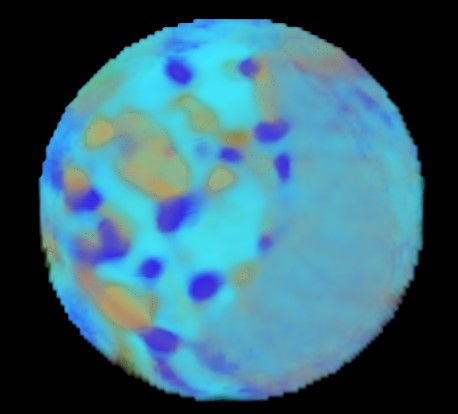
#> input picture scripts/AutoCluster/data3.jpg, 458 x 414 px
$ python watershed.py
#> lines starting #> are read from the running program, lines starting #| are printed output that depends on the picture; after the words box and inside, x2 and y2 are one past the last pixel; in counts of white or black regions, pixels touching at a corner belong together
import cv2
import numpy as np
from skimage import io, color
import matplotlib.pyplot as plt
from skimage.segmentation import mark_boundaries

# Load the image
image = cv2.imread('data3.jpg')
#> image is the input picture: shape (414, 458, 3); mean B, G, R 118.7, 102.7, 56
image = cv2.cvtColor(image, cv2.COLOR_BGR2RGB)  # Convert BGR to RGB

# Step 1: Convert image to grayscale
gray = cv2.cvtColor(image, cv2.COLOR_RGB2GRAY)
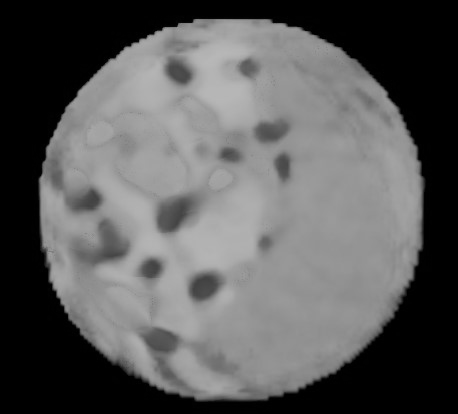
#> gray: shape (414, 458); min 0, max 184, mean 90.5

# Step 2: Apply a Gaussian blur to reduce noise and improve thresholding
blur = cv2.GaussianBlur(gray, (5, 5), 0)

# Step 3: Apply Otsu's thresholding for binary segmentation
_, thresh = cv2.threshold(blur, 0, 255, cv2.THRESH_BINARY_INV + cv2.THRESH_OTSU)
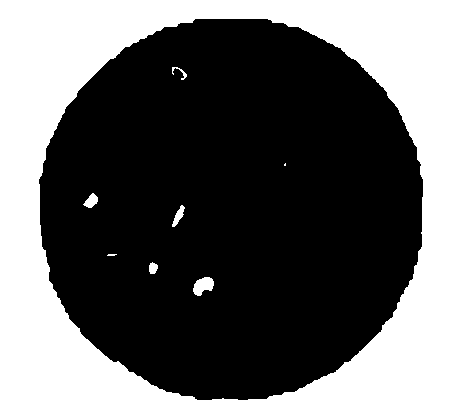
#> thresh: shape (414, 458); 39.1% white; 8 white regions (2 under 20 px), largest, box (x1, y1, x2, y2) and area: (0, 0, 458, 414) 73375, (193, 277, 214, 296) 269, (83, 193, 98, 208) 133, (172, 205, 185, 227) 124, (149, 262, 158, 274) 83, (172, 67, 187, 80) 57

# Step 4: Noise removal through morphological operations (opening)
kernel = np.ones((3, 3), np.uint8)
opening = cv2.morphologyEx(thresh, cv2.MORPH_OPEN, kernel, iterations=2)
#> opening: shape (414, 458); 39% white; 5 white regions, box (x1, y1, x2, y2) and area: (0, 0, 458, 414) 73369, (194, 277, 214, 295) 258, (85, 195, 98, 207) 119, (149, 263, 157, 274) 78, (175, 210, 183, 220) 65

# Step 5: Sure background area (dilate the opened image to get a solid background)
sure_bg = cv2.dilate(opening, kernel, iterations=3)
#> sure_bg: shape (414, 458); 41.8% white; 5 white regions, box (x1, y1, x2, y2) and area: (0, 0, 458, 414) 77936, (191, 274, 217, 298) 522, (82, 192, 101, 210) 305, (146, 260, 160, 277) 228, (172, 207, 186, 223) 209

# Step 6: Sure foreground area (using distance transform)
dist_transform = cv2.distanceTransform(opening, cv2.DIST_L2, 5)
# Adjust threshold to capture sure foreground (you can tweak the multiplier)
_, sure_fg = cv2.threshold(dist_transform, 0.5 * dist_transform.max(), 255, 0)
#> sure_fg: shape (414, 458) float32; 7.3% white; 4 white regions, box (x1, y1, x2, y2) and area: (0, 0, 89, 105) 3965, (0, 317, 84, 414) 3385, (375, 0, 458, 95) 3333, (379, 320, 458, 414) 3143

# Step 7: Unknown region (subtract foreground from background)
sure_fg = np.uint8(sure_fg)
unknown = cv2.subtract(sure_bg, sure_fg)

# Step 8: Marker labeling
_, markers = cv2.connectedComponents(sure_fg)
#> markers: shape (414, 458) int32; 5 distinct labels, from 0 to 4

# Add 1 to all labels so that the background is labeled as 1
markers = markers + 1
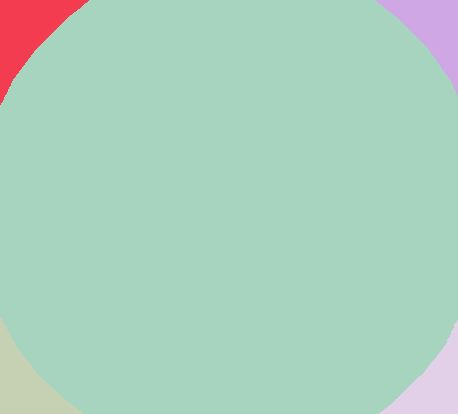
#> markers: shape (414, 458) int32; 5 distinct labels, from 1 to 5; one colour per label, 0 black

# Mark the unknown region as 0
markers[unknown == 255] = 0
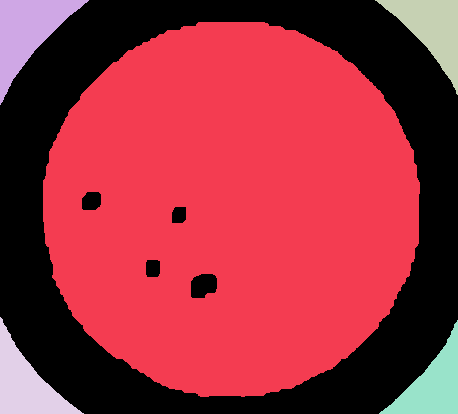
#> markers: shape (414, 458) int32; 6 distinct labels, from 0 to 5; one colour per label, 0 black

# Step 9: Apply the Watershed algorithm
markers = cv2.watershed(image, markers)
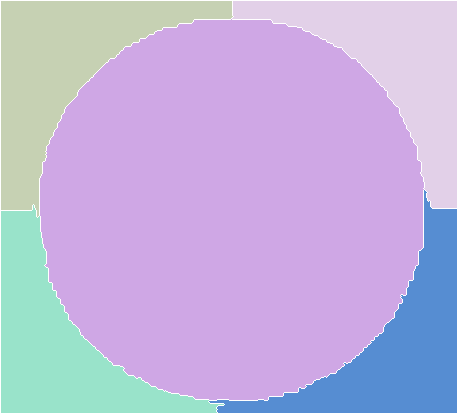
#> markers: shape (414, 458) int32; 6 distinct labels, from -1 to 5; one colour per label, 0 black, -1 white
print(markers)
#> (printed output is left out)
print(np.unique(markers))
#| [-1  1  2  3  4  5]

# Mark the boundaries in the original image (regions marked with -1)
image[markers == -1] = [255, 0, 0]  # Boundary in red
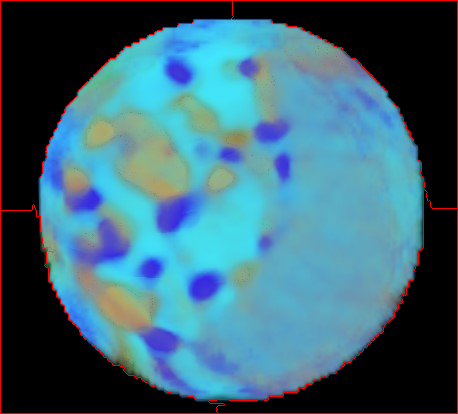
#> image: shape (414, 458, 3); mean R, G, B 59.9, 102.2, 118.1

# Display the results
plt.figure(figsize=(12, 6))

plt.subplot(1, 2, 1)
plt.imshow(image)
plt.title('Watershed Segmentation')
plt.axis('off')

plt.subplot(1, 2, 2)
plt.imshow(mark_boundaries(cv2.cvtColor(image, cv2.COLOR_RGB2BGR), markers))
plt.title('Markers (Regions)')
plt.axis('off')

plt.tight_layout()
plt.show()
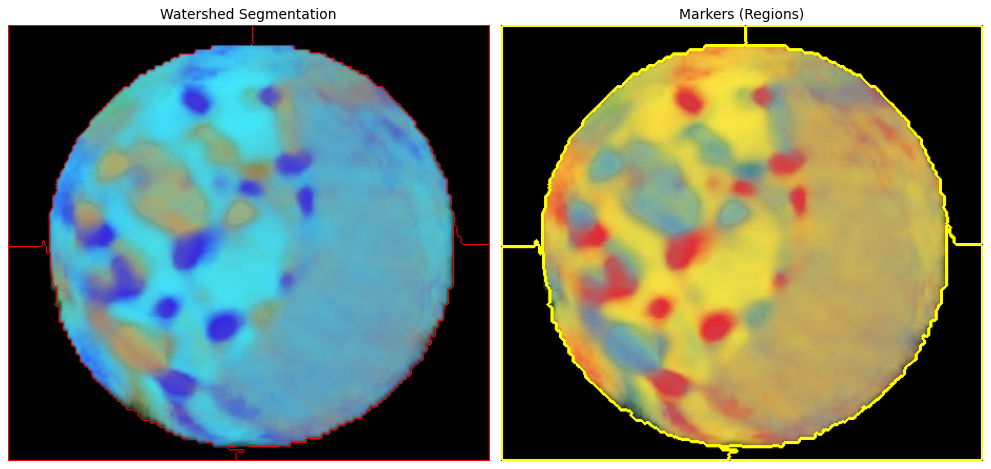
#> figure drawn by matplotlib, 2 panels

$ run again, with scripts/AutoCluster/data1.jpg copied over scripts/AutoCluster/data3.jpg
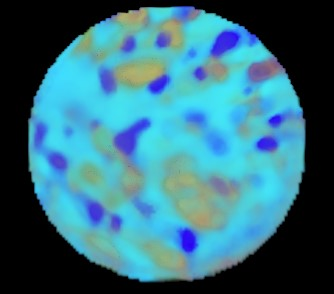
#> input picture scripts/AutoCluster/data1.jpg, 334 x 294 px
#> image is the input picture: shape (294, 334, 3); mean B, G, R 125.7, 110.1, 52.5
#> `_, thresh = cv2.threshold(blur, 0, 255, cv2.THRESH_BINARY_INV + cv2.TH..`:
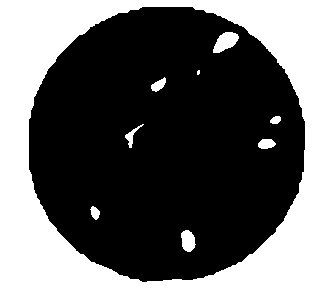
#> thresh: shape (294, 334); 39.7% white; 9 white regions (1 under 20 px), largest, box (x1, y1, x2, y2) and area: (0, 0, 334, 294) 37874, (213, 32, 239, 53) 346, (181, 230, 196, 252) 245
#> opening: shape (294, 334); 39.6% white; 8 white regions, largest, box (x1, y1, x2, y2) and area: (0, 0, 334, 294) 37874, (214, 32, 238, 53) 339, (181, 231, 195, 251) 236
#> sure_bg: shape (294, 334); 44.3% white; 7 white regions, largest, box (x1, y1, x2, y2) and area: (0, 0, 334, 294) 41794, (178, 228, 198, 254) 476, (256, 136, 277, 152) 317
#> unknown: shape (294, 334); 36.6% white; 7 white regions, largest, box (x1, y1, x2, y2) and area: (0, 0, 334, 294) 34255, (178, 228, 198, 254) 476, (256, 136, 277, 152) 317
#> (printed output is left out)
#| [-1  1  2  3  4  5]
#> `plt.show()`:
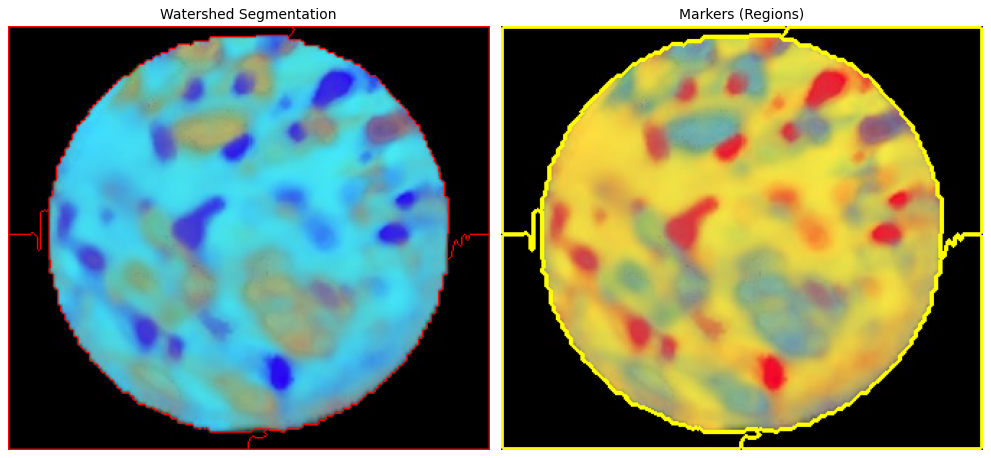
#> figure drawn by matplotlib, 2 panels

$ run again, with scripts/AutoCluster/data2.jpg copied over scripts/AutoCluster/data3.jpg
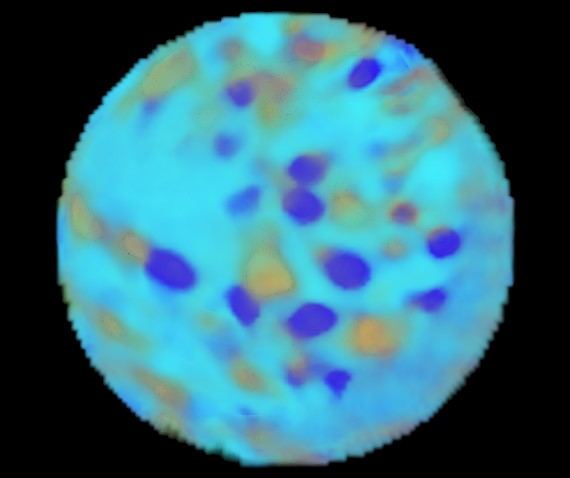
#> input picture scripts/AutoCluster/data2.jpg, 570 x 478 px
#> image is the input picture: shape (478, 570, 3); mean B, G, R 122.2, 106.8, 50.8
#> `_, thresh = cv2.threshold(blur, 0, 255, cv2.THRESH_BINARY_INV + cv2.TH..`:
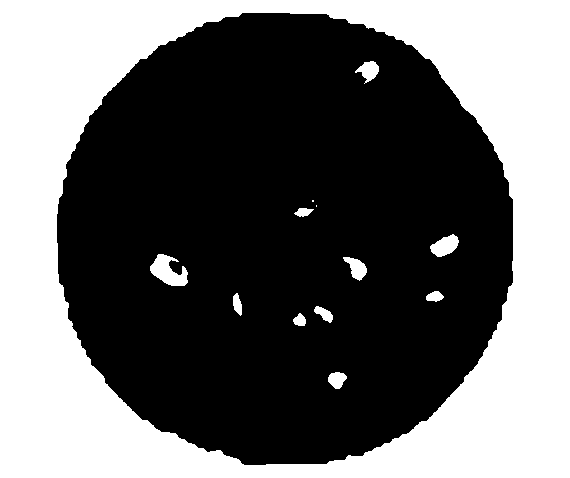
#> thresh: shape (478, 570); 41.1% white; 13 white regions (2 under 20 px), largest, box (x1, y1, x2, y2) and area: (0, 0, 570, 478) 109248, (150, 254, 188, 286) 713, (430, 234, 459, 257) 417
#> opening: shape (478, 570); 41% white; 11 white regions, largest, box (x1, y1, x2, y2) and area: (0, 0, 570, 478) 109241, (150, 254, 187, 286) 669, (431, 235, 458, 257) 409
#> sure_bg: shape (478, 570); 43.9% white; 11 white regions, largest, box (x1, y1, x2, y2) and area: (0, 0, 570, 478) 114679, (147, 251, 190, 289) 1149, (428, 232, 461, 260) 739
#> unknown: shape (478, 570); 35.9% white; 11 white regions, largest, box (x1, y1, x2, y2) and area: (0, 0, 570, 478) 92874, (147, 251, 190, 289) 1149, (428, 232, 461, 260) 739
#> (printed output is left out)
#| [-1  1  2  3  4  5]
#> `plt.show()`:
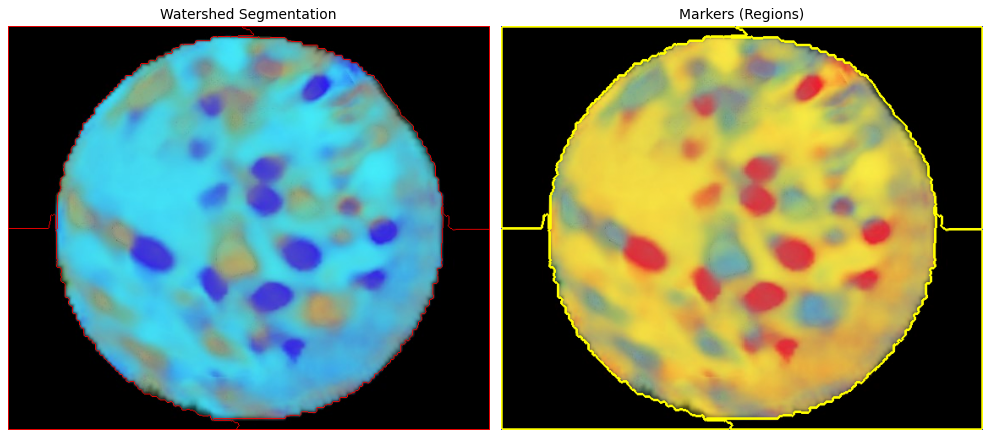
#> figure drawn by matplotlib, 2 panels
